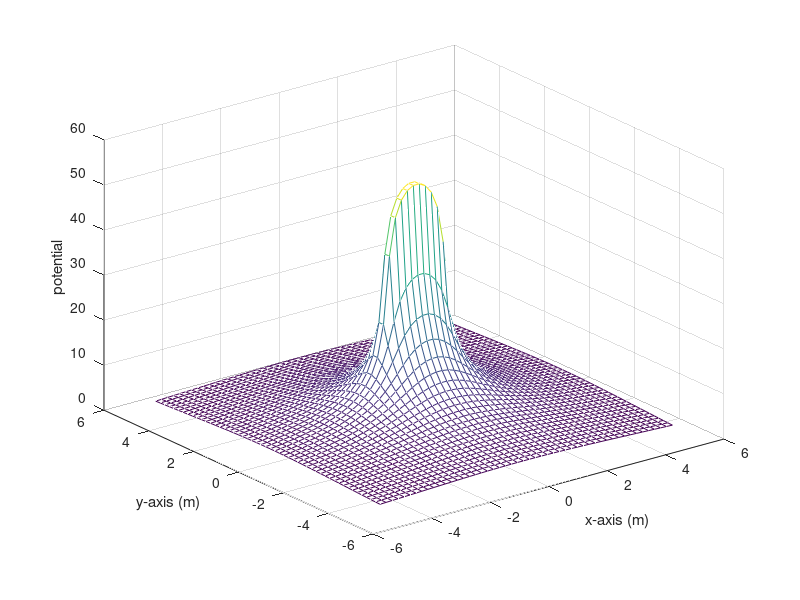
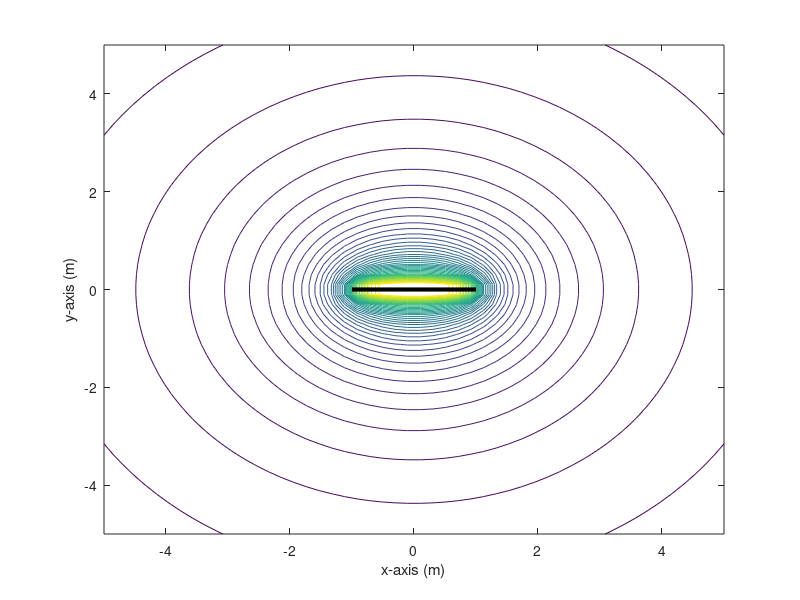
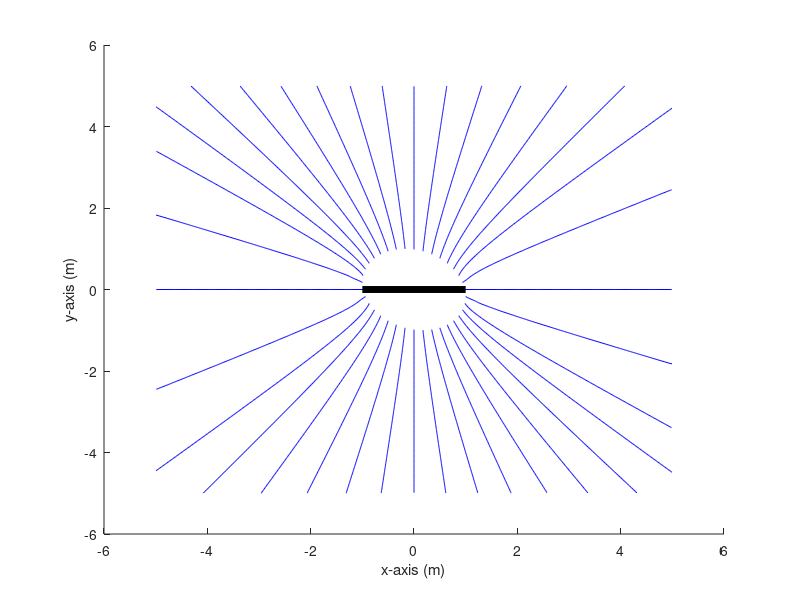

Write MATLAB code to recreate these figures, in order. (Note: this script raises an error after producing the figures.)
clear
close all

global k
global rho
global X
global Y
global Veq
global xs
global ys

k = 9e9;
rho = 1e-9;

xm = 5;
ym = 5;
x = linspace(-xm, xm, 50);
y = linspace(-ym, ym, 50);
[X, Y] = meshgrid(x, y);

V = k * rho * log((1 - X + sqrt((1 - X).^2 + Y.^2)) ./ (-1 - X + sqrt((-1 - X).^2 + Y.^2)));

mesh(X, Y, V)
xlabel('x-axis (m)')
ylabel('y-axis (m)')
zlabel('potential')

Vmin = 0;
Vmax = 50;
Veq = linspace(Vmin, Vmax, 50);
figure
contour(X, Y, V, Veq);
xlabel('x-axis (m)')
ylabel('y-axis (m)')
hold on
plot([-1, 1], [0, 0], 'k', 'LineWidth', 3)

del_theta = 10;
theta = (0:del_theta:360) .* pi / 180;
xs = [cos(theta), 0];
ys = [0, sin(theta)];

[Ex, Ey] = gradient(-V);
figure
streamline(X, Y, Ex, Ey, xs, ys)
hold on
plot([-1, 1], [0, 0], 'k', 'LineWidth', 5)
xlabel('x-axis (m)')
ylabel('y-axis (m)')

V20 = segments(20);
V50 = segments(50);
V100 = segments(100);

close all

Vd20 = abs(V - V20);
Vd50 = abs(V - V50);
Vd100 = abs(V - V100);

figure
mesh(X, Y, Vd20)
xlabel('x-axis (m)')
ylabel('y-axis (m)')
zlabel('absolute value of difference')

figure
mesh(X, Y, Vd50)
xlabel('x-axis (m)')
ylabel('y-axis (m)')
zlabel('absolute value of difference')

figure
mesh(X, Y, Vd100)
xlabel('x-axis (m)')
ylabel('y-axis (m)')
zlabel('absolute value of difference')


d20 = sum(sum(Vd20.^2)) / (50 * 50);
d50 = sum(sum(Vd50.^2)) / (50 * 50);
d100 = sum(sum(Vd100.^2)) / (50 * 50);

function V = segments(n)

    global k
    global rho
    global X
    global Y
    global Veq
    global xs
    global ys

    Q = rho * 2 / n;
    d = 2 / n;
    V = zeros(50, 50);

    for index = 1:n
        V = V + k * Q ./ sqrt((X - (-1 + d * index)).^2 + Y.^2);
    end

    figure
    mesh(X, Y, V)
    xlabel('x-axis (m)')
    ylabel('y-axis (m)')
    zlabel('potential')

    figure
    contour(X, Y, V, Veq);
    xlabel('x-axis (m)')
    ylabel('y-axis (m)')
    hold on
    plot([-1, 1], [0, 0], 'k', 'LineWidth', 3)

    [Ex, Ey] = gradient(-V);

    figure
    streamline(X, Y, Ex, Ey, xs, ys)
    hold on
    plot([-1, 1], [0, 0], 'k', 'LineWidth', 5)
    xlabel('x-axis (m)')
    ylabel('y-axis (m)')

end
